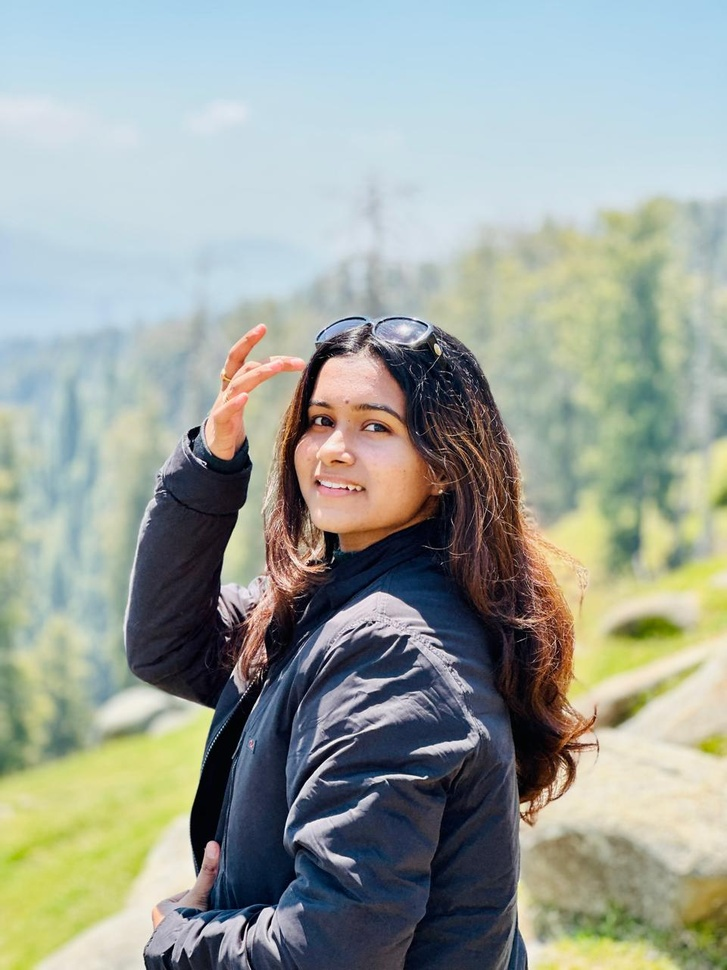
#> input picture example.jpg.jpg, 727 x 970 px, shrunk from 960 x 1280 before the run, found by its file name
$ python testproject.py
#> lines starting #> are read from the running program, lines starting #| are printed output that depends on the picture
from PIL import Image, ImageDraw

print("Project started")

def greet_user():
    name = input("Enter your name: ")
#> the answer given: example.jpg.jpg
    print("Hello, " + name + ", welcome to the project.")

def open_and_show_image(image_path):
    try:
        img = Image.open(image_path)
#> img is the input picture: PIL image 727x970 RGB; mean R, G, B 154.7, 162, 154.5
        img.show()
    except Exception as e:
        print("Error opening image:", e)

def save_image_copy(image_path, new_name):
    try:
        img = Image.open(image_path)
        img.save(new_name)
        print("Image saved as:", new_name)
    except Exception as e:
        print("Error saving image:", e)

def render_image_in_circle_and_square(image_path):
    try:
        original_image = Image.open(image_path).convert("RGBA")

        # Create a square image (just a copy of the original)
        square_image = Image.new("RGBA", original_image.size)
#> square_image: PIL image 727x970 RGBA; every value is 0
        square_image.paste(original_image, (0, 0))

        # Create a circular mask
        circle_mask = Image.new("L", original_image.size, 0)
#> circle_mask: PIL image 727x970 L; every value is 0
        draw = ImageDraw.Draw(circle_mask)
        width, height = original_image.size
#> width = 727; height = 970
        draw.ellipse((0, 0, width, height), fill=255)

        # Apply the circular mask to the original image
        circle_image = Image.new("RGBA", original_image.size)
        circle_image.paste(original_image, (0, 0), mask=circle_mask)
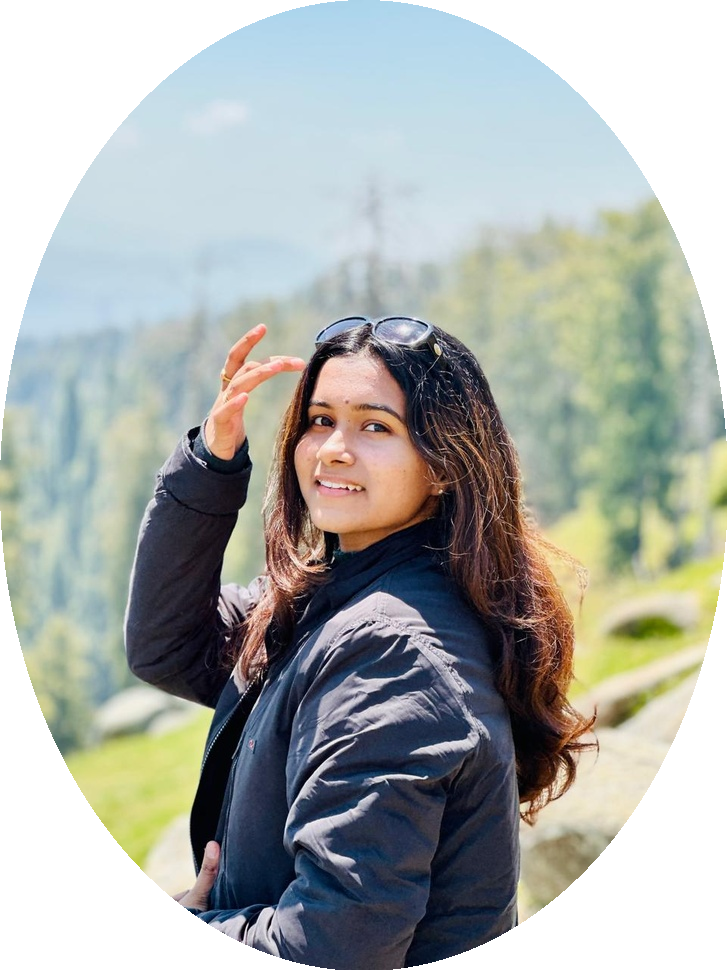
#> circle_image: PIL image 727x970 RGBA; mean R, G, B, A 115.5, 119.8, 115.8, 200.7; transparent parts drawn white

        # Save the images
        circle_image.save("circle_image.png")
        square_image.save("square_image.png")
        print("Images saved as 'circle_image.png' and 'square_image.png'")

    except Exception as e:
        print("Error processing image:", e)

# Main execution
greet_user()
image_file = r"C:\Users\ASUS\OneDrive\Desktop\project\example.jpg.jpg"

open_and_show_image(image_file)
save_image_copy(image_file, "copy_example.jpg")
render_image_in_circle_and_square(image_file)
